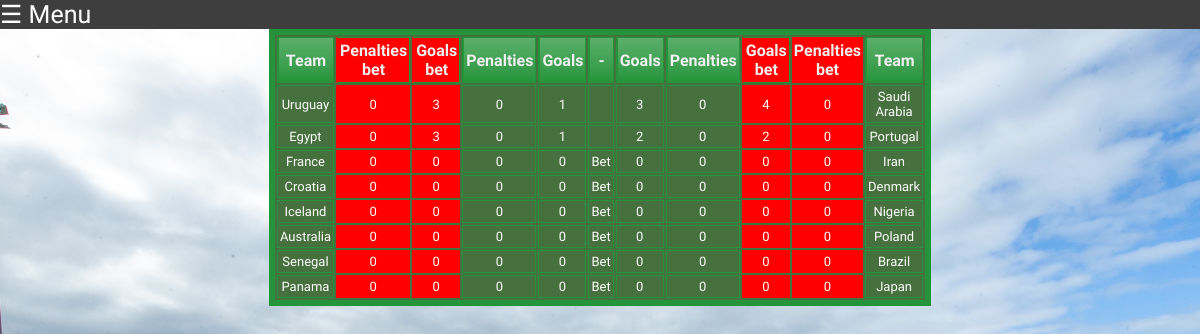
The app's page /sweet_16 (signed in) with its own data.
### betting_manager/models.py (models this page shows, shortened)
class MatchFinalStageBettingSixteen(models.Model):
    GOALS = list(zip(range(0, 11), range(0, 11)))
    RESULTS = (
        ('WIN', 'WIN'),
        ('DEFEAT', 'DEFEAT')
    )
    STATUS = (
        ('YES', 'YES'),
        ('NO', 'NO'),
    )
    STAGE = (
        ('GROUP', 'GROUP'),
        ('BEST16', 'BEST16'),
        ('QF', 'QF'),
        ('SF', 'SF'),
        ('F', 'F')
    )
    person_betting = models.ForeignKey(Player, null=True, on_delete=models.SET_NULL)
    goals_team_one = models.IntegerField(default=0, choices=GOALS)
    goals_team_two = models.IntegerField(default=0, choices=GOALS)
    score_team_one = models.CharField(max_length=6, null=True, choices=RESULTS)
    score_team_two = models.CharField(max_length=6, null=True, choices=RESULTS)
    penalties_team_one = models.IntegerField(null=True, choices=GOALS)
    penalties_team_two = models.IntegerField(null=True, choices=GOALS)
    match = models.ForeignKey(MatchFinalStageRealSixteen, null=True, on_delete=models.CASCADE)
    points = models.IntegerField(default=0)
    checked = models.CharField(max_length=3, null=True, choices=STATUS)

class MatchFinalStageRealSixteen(models.Model):
    GOALS = list(zip(range(0, 11), range(0, 11)))
    RESULTS = (
        ('WIN', 'WIN'),
        ('DEFEAT', 'DEFEAT')
    )
    STATUS = (
        ('YES', 'YES'),
        ('NO', 'NO'),
    )
    STAGE = (
        ('GROUP', 'GROUP'),
        ('BEST16', 'BEST16'),
        ('QF', 'QF'),
        ('SF', 'SF'),
        ('F', 'F')
    )
    team_one = models.ForeignKey(Team, null=True, on_delete=models.SET_NULL, related_name='team_one_final_sixteen')
    team_two = models.ForeignKey(Team, null=True, on_delete=models.SET_NULL, related_name='team_two_final_sixteen')
    goals_team_one = models.IntegerField(null=True, choices=GOALS)
    goals_team_two = models.IntegerField(null=True, choices=GOALS)
    penalties_team_one = models.IntegerField(null=True, choices=GOALS)
    penalties_team_two = models.IntegerField(null=True, choices=GOALS)
    score_team_one = models.CharField(max_length=6, null=True, choices=RESULTS)
    score_team_two = models.CharField(max_length=6, null=True, choices=RESULTS)
    stage = models.CharField(max_length=6, null=True, choices=STAGE)
    played = models.CharField(max_length=3, null=True, choices=STATUS)

class Team(models.Model):
    GROUP = (
        ('A', 'A'),
        ('B', 'B'),
        ('C', 'C'),
        ('D', 'D'),
        ('E', 'E'),
        ('F', 'F'),
        ('G', 'G'),
        ('H', 'H')
    )
    name = models.CharField(max_length=20, null=True)
    group = models.CharField(max_length=1, null=True, choices=GROUP)
    points = models.IntegerField(default=0)
    def __str__(self):
        return self.name

### betting_manager/views.py (the view)
# urls.py: path('sweet_16',views.sweetsixteen,name = 'sweet_16'),
def sweetsixteen(request):
    person = Player.objects.get(user=request.user)
    matches_bet = MatchFinalStageBettingSixteen.objects.filter(person_betting=person)
    if not matches_bet:
        return redirect('stage_warning')
    context = {'matches':matches_bet}
    return render(request,'betting_manager/sweet_16.html',context)

### betting_manager/templates/betting_manager/sweet_16.html
{% extends "betting_manager/base.html" %}
{% block content%}
<table class="greenTableResult">
<thead>
<tr>
<th>Team</th>
    <th>Penalties bet</th>
    <th>Goals bet</th>
    <th>Penalties</th>
<th>Goals</th>
    <th>-</th>
<th>Goals</th>
    <th>Penalties</th>
    <th>Goals bet</th>
    <th>Penalties bet</th>
<th>Team</th>
</tr>
</thead>
<tbody>
{%for match in matches%}
<tr>
    <td>{{match.match.team_one}}</td>
    <td>{{match.penalties_team_one}}</td>
    <td>{{match.goals_team_one}}</td>
    <td>{{match.match.penalties_team_one}}</td>
    <td>{{match.match.goals_team_one}}</td>
    <td>
        {%if 'NO' == match.match.played%}
        <a href="{%url 'betting' match=match.match.id stage=match.match.stage%}">Bet</a>
        {%endif%}
    </td>
    <td>{{match.match.goals_team_two}}</td>
    <td>{{match.match.penalties_team_two}}</td>
    <td>{{match.goals_team_two}}</td>
    <td>{{match.penalties_team_two}}</td>
     <td>{{match.match.team_two}}</td>
</tr>
{%endfor%}
</tbody>
</table>
{%endblock content%}

### betting_manager/templates/betting_manager/base.html (shortened to what this page needs)
{%load static%}
<!DOCTYPE html>
<html lang="en">
<head>
    <link rel="stylesheet" type="text/css" href="/static/betting_manager/css/main.css?{% now 'U' %}">
    {% if '/sweet_16' in request.path|stringformat:"s" %}
    <link rel="stylesheet" type="text/css" href="/static/betting_manager/css/table_sixteen.css?{% now 'U' %}">
    {%endif%}
</head>
<body style="background: url({% static 'betting_manager/images/football_pitch.jpeg' %});background-repeat: no-repeat;
background-position: center; background-size:cover; background-attachment: fixed;">
<nav id="navigation-bar">
    <span id="menu_bar" onclick="openNav()">&#9776; Menu</span>
</nav>
{% block content %}{% endblock %}
</body>
</html>

### betting_manager/static/betting_manager/css/main.css (style rules this page uses)
body { margin:0; }
#navigation-bar { background-color:#3e3e3e; color:white; margin:0; }
#menu_bar { font-size:25px; cursor:pointer; font-family: 'Exo', sans-serif; }

### records on screen
MatchFinalStageBettingSixteen: match.team_one "Uruguay", penalties_team_one "0", goals_team_one "3", match.penalties_team_one "0", match.goals_team_one "1", match.goals_team_two "3", match.penalties_team_two "0", goals_team_two "4", penalties_team_two "0", match.team_two "Saudi Arabia"
MatchFinalStageBettingSixteen: match.team_one "Egypt", penalties_team_one "0", goals_team_one "3", match.penalties_team_one "0", match.goals_team_one "1", match.goals_team_two "2", match.penalties_team_two "0", goals_team_two "2", penalties_team_two "0", match.team_two "Portugal"
MatchFinalStageBettingSixteen: match.team_one "France", penalties_team_one "0", goals_team_one "0", match.penalties_team_one "0", match.goals_team_one "0", shows "Bet", match.goals_team_two "0", match.penalties_team_two "0", goals_team_two "0", penalties_team_two "0", match.team_two "Iran"
MatchFinalStageBettingSixteen: match.team_one "Croatia", penalties_team_one "0", goals_team_one "0", match.penalties_team_one "0", match.goals_team_one "0", shows "Bet", match.goals_team_two "0", match.penalties_team_two "0", goals_team_two "0", penalties_team_two "0", match.team_two "Denmark"
MatchFinalStageBettingSixteen: match.team_one "Iceland", penalties_team_one "0", goals_team_one "0", match.penalties_team_one "0", match.goals_team_one "0", shows "Bet", match.goals_team_two "0", match.penalties_team_two "0", goals_team_two "0", penalties_team_two "0", match.team_two "Nigeria"
MatchFinalStageBettingSixteen: match.team_one "Australia", penalties_team_one "0", goals_team_one "0", match.penalties_team_one "0", match.goals_team_one "0", shows "Bet", match.goals_team_two "0", match.penalties_team_two "0", goals_team_two "0", penalties_team_two "0", match.team_two "Poland"
MatchFinalStageBettingSixteen: match.team_one "Senegal", penalties_team_one "0", goals_team_one "0", match.penalties_team_one "0", match.goals_team_one "0", shows "Bet", match.goals_team_two "0", match.penalties_team_two "0", goals_team_two "0", penalties_team_two "0", match.team_two "Brazil"
MatchFinalStageBettingSixteen: match.team_one "Panama", penalties_team_one "0", goals_team_one "0", match.penalties_team_one "0", match.goals_team_one "0", shows "Bet", match.goals_team_two "0", match.penalties_team_two "0", goals_team_two "0", penalties_team_two "0", match.team_two "Japan"
